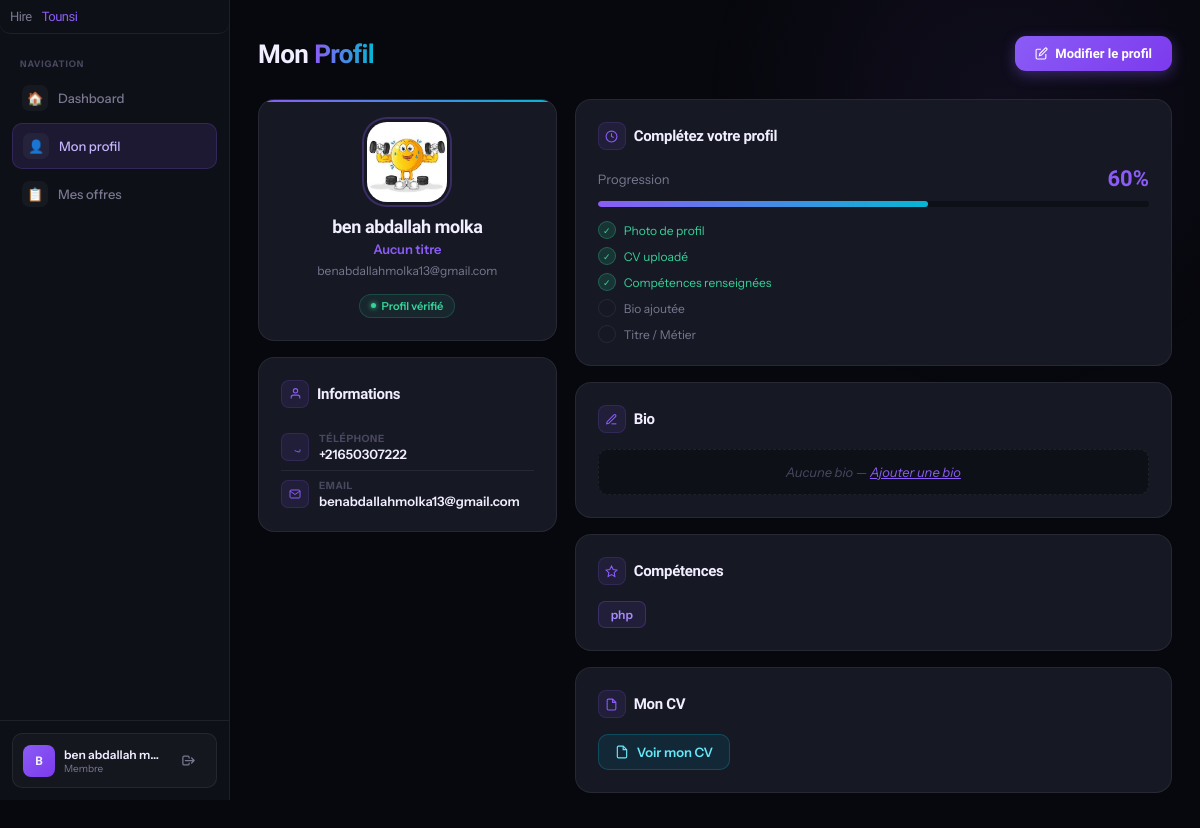
Before: /profile.php (signed in) with the older database file.
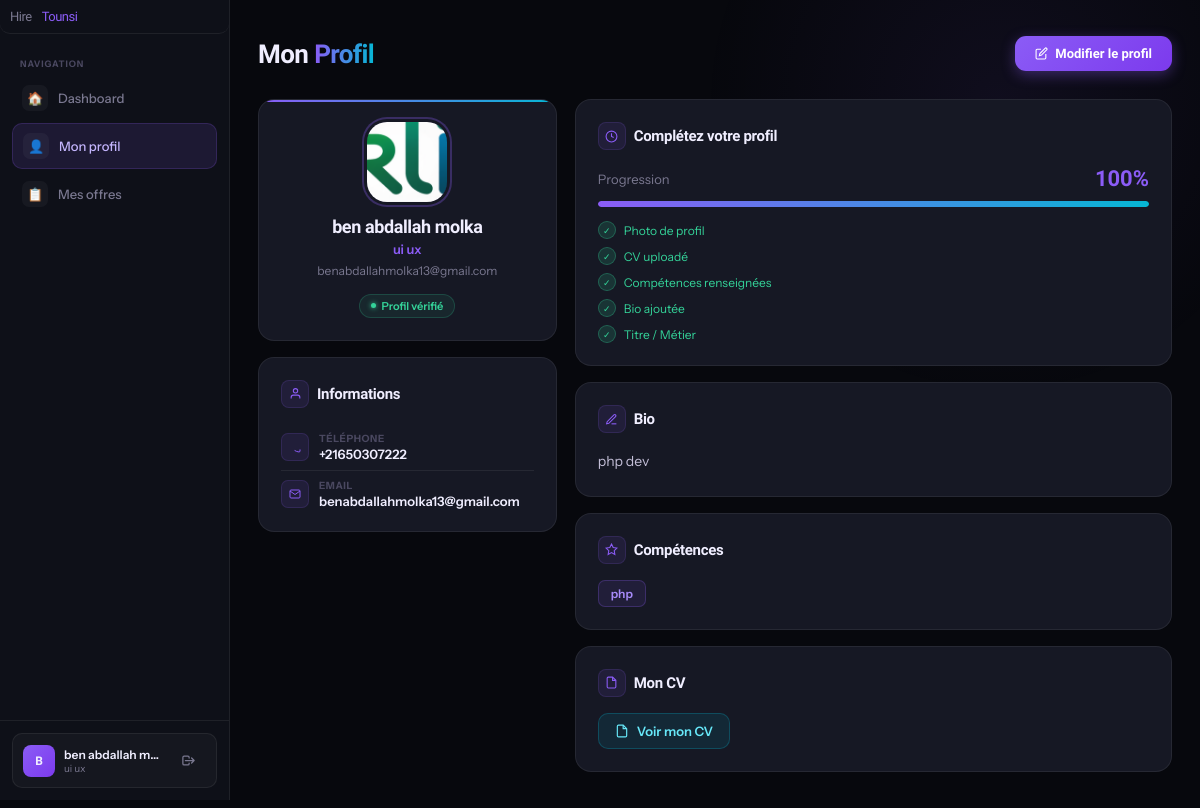
After: the same page with the newer database file.
### tables this page shows
CREATE TABLE `users` (
  `id` int(11) NOT NULL,
  `name` varchar(100) NOT NULL,
  `email` varchar(150) NOT NULL,
  `password` varchar(255) NOT NULL,
  `created_at` timestamp NOT NULL DEFAULT current_timestamp(),
  `phone` varchar(20) DEFAULT NULL,
  `bio` text DEFAULT NULL,
  `skills` text DEFAULT NULL,
  `cv_path` varchar(255) DEFAULT NULL,
  `avatar_path` varchar(255) DEFAULT NULL,
  `job_title` varchar(100) DEFAULT NULL,
  `role` enum('candidat','recruteur','both','admin') DEFAULT 'candidat',
  `is_recruiter` tinyint(1) DEFAULT 0,
  `profile_photo` varchar(255) DEFAULT NULL,
  `cv` varchar(255) DEFAULT NULL
);

### profile.php (the view, shortened to what the changed rows need)
<?php
include "config.php";
$userId = $_SESSION["user_id"];
$stmt = $pdo->prepare("SELECT * FROM users WHERE id=?");
$stmt->execute([$userId]);
$user = $stmt->fetch();
$profilePhoto = !empty($user['profile_photo']) ? "uploads/" . $user['profile_photo'] : null;
$initials = strtoupper(substr($user['name'],0,1));
?>
<!DOCTYPE html>
<html lang="fr">
<head>
</head>
<body>
<div class="sidebar">
  <div class="sidebar-bottom">
    <div class="user-pill">
      <div class="pill-av"><?= $initials ?></div>
      <div style="flex:1;min-width:0">
        <div class="pill-name"><?= htmlspecialchars($user['name']) ?></div>
        <div class="pill-role"><?= htmlspecialchars($user['job_title'] ?: 'Membre') ?></div>
      </div>
      <a href="logout.php" class="logout-btn" title="Déconnexion">
        <svg width="15" height="15" fill="none" viewBox="0 0 24 24" stroke="currentColor" stroke-width="2">
          <path stroke-linecap="round" stroke-linejoin="round" d="M17 16l4-4m0 0l-4-4m4 4H7m6 4v1a2 2 0 01-2 2H5a2 2 0 01-2-2V7a2 2 0 012-2h6a2 2 0 012 2v1"/>
        </svg>
      </a>
    </div>
  </div>
</div>
<div class="main">
  <div class="page-header">
    <h2>Mon <span>Profil</span></h2>
  </div>
  <div class="grid">
    <div>
      <div class="card avatar-card">
       <div class="avatar">
  <?php if ($profilePhoto): ?>
    <img src="<?= htmlspecialchars($profilePhoto) ?>" alt="Profile photo">
  <?php else: ?>
    <?= $initials ?>
  <?php endif; ?>
</div>
        <div class="av-name"><?= htmlspecialchars($user['name']) ?></div>
        <div class="av-title"><?= htmlspecialchars($user['job_title'] ?: 'Aucun titre') ?></div>
        <div class="av-email"><?= htmlspecialchars($user['email']) ?></div>
        <div class="verified-badge"><span class="vdot"></span> Profil vérifié</div>
      </div>
      <div class="card">
        <div class="info-row">
          <div>
            <div class="info-label">Téléphone</div>
            <div class="info-val"><?= htmlspecialchars($user['phone'] ?: 'Non renseigné') ?></div>
          </div>
        </div>
        <div class="info-row">
          <div>
            <div class="info-label">Email</div>
            <div class="info-val"><?= htmlspecialchars($user['email']) ?></div>
          </div>
        </div>
      </div>
    </div>
    <div class="right-col">
      <div class="card">
        <?php
        $fields = [
            !empty($user['profile_photo']),
            !empty($user['cv']),
            !empty($user['skills']),
            !empty($user['bio']),
            !empty($user['job_title'])
        ];
        $progress = intval(array_sum($fields)/count($fields)*100);
        ?>
        <div class="progress-header">
          <span style="font-size:13px;color:var(--muted)">Progression</span>
          <span class="progress-pct"><?= $progress ?>%</span>
        </div>
        <div class="progress-bar">
          <div class="progress" style="width:<?= $progress ?>%"></div>
        </div>
        <div class="progress-steps">
          <div class="pstep-row <?= !empty($user['profile_photo'])?'done':'' ?>">
            <div class="pstep-check"><?= !empty($user['profile_photo'])?'✓':'' ?></div>
            Photo de profil
          </div>
          <div class="pstep-row <?= !empty($user['cv'])?'done':'' ?>">
            <div class="pstep-check"><?= !empty($user['cv'])?'✓':'' ?></div>
            CV uploadé
          </div>
          <div class="pstep-row <?= !empty($user['skills'])?'done':'' ?>">
            <div class="pstep-check"><?= !empty($user['skills'])?'✓':'' ?></div>
            Compétences renseignées
          </div>
          <div class="pstep-row <?= !empty($user['bio'])?'done':'' ?>">
            <div class="pstep-check"><?= !empty($user['bio'])?'✓':'' ?></div>
            Bio ajoutée
          </div>
          <div class="pstep-row <?= !empty($user['job_title'])?'done':'' ?>">
            <div class="pstep-check"><?= !empty($user['job_title'])?'✓':'' ?></div>
            Titre / Métier
          </div>
        </div>
      </div>
      <div class="card">
        <div class="card-title">
          <div class="ct-icon">
          </div>
          Bio
        </div>
        <?php if(!empty($user['bio'])): ?>
          <p class="bio-text"><?= nl2br(htmlspecialchars($user['bio'])) ?></p>
        <?php else: ?>
          <div class="no-data">Aucune bio — <a href="edit_profile.php" style="color:var(--accent)">Ajouter une bio</a></div>
        <?php endif; ?>
      </div>
      <div class="card">
        <?php if(!empty($user['skills'])): ?>
          <div class="skills-wrap">
            <?php foreach(array_filter(array_map('trim', explode(',', $user['skills']))) as $sk): ?>
              <span class="skill-tag"><?= htmlspecialchars($sk) ?></span>
            <?php endforeach; ?>
          </div>
        <?php else: ?>
          <div class="no-data">Aucune compétence — <a href="edit_profile.php" style="color:var(--accent)">En ajouter</a></div>
        <?php endif; ?>
      </div>
    </div>
  </div>
</div>
</body>
</html>

Changed rows visible on the page:
changed users "php": job_title "Membre" → "ui ux"; profile_photo: a different picture; job_title "Aucun titre" → "ui ux"; bio (not shown) → "php dev"
Other visible differences:
$progress: "60" → "100"
$progress: 60 → 100 (drawn)
text no longer shown: "Aucune bio — Ajouter une bio"
